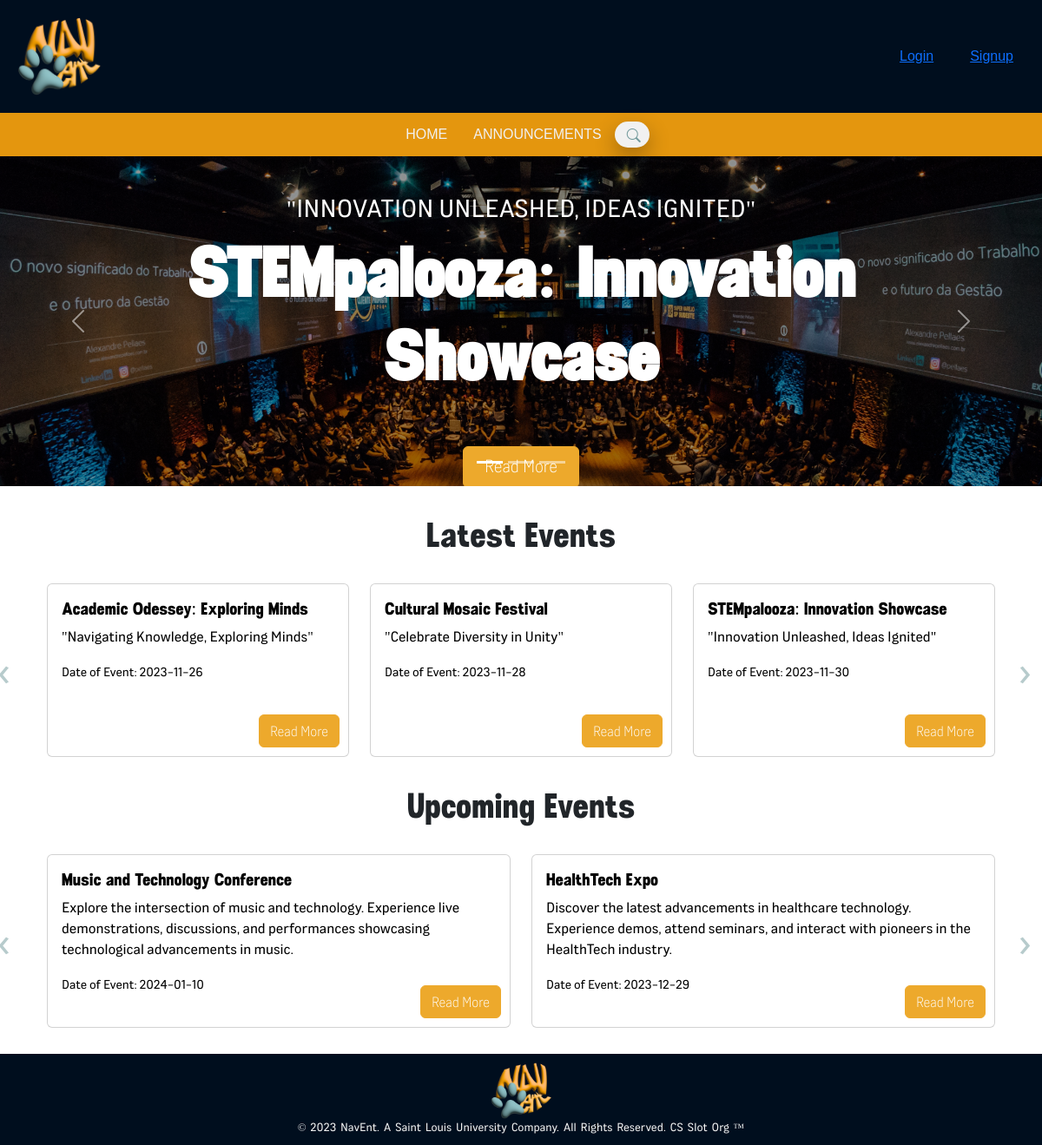
The page / on the database its author committed.
### tables this page shows
CREATE TABLE `events` (
  `Event_ID` int(11) NOT NULL,
  `Event_Name` varchar(255) NOT NULL,
  `Event_Tagline` varchar(255) NOT NULL,
  `Event_Description` text NOT NULL,
  `Event_StartDate` date NOT NULL,
  `Event_EndDate` date NOT NULL,
  `Event_Type` varchar(255) NOT NULL,
  `isOpen` tinyint(4) NOT NULL DEFAULT 0,
  `isPublic` tinyint(4) NOT NULL DEFAULT 0,
  `isLive` tinyint(4) DEFAULT NULL,
  `Participants` int(11) DEFAULT 0,
  `Event_Pic` blob DEFAULT NULL,
  `Event_PicFilePath` varchar(255) DEFAULT NULL,
  `Evaluation_Link` text DEFAULT NULL,
  PRIMARY KEY (`Event_ID`)
);

### client/home.php (the view, shortened to what this page needs)
<!doctype html>
<html lang="en">
  <head>
    <link href="https://cdn.jsdelivr.net/npm/bootstrap@5.3.2/dist/css/bootstrap.min.css" rel="stylesheet">
    <link rel="stylesheet" href="https://cdn.jsdelivr.net/npm/bootstrap-icons@1.11.2/font/bootstrap-icons.min.css">
    <link rel="stylesheet" href="client/style/home.css">
</head>
  <body>
    <header>
        <div class="d-flex align-items-center justify-content-between">
            <div class="logo">
                <img src="res/imgs/navi-event-logo(3d).png" alt="Logo">
            </div>
            <div class="d-grid gap-2 d-md-flex justify-content-md-end">
                <button class="btn me-md-2 text-light h-btn" type="button"><a href="client/user_login.php">Login</a></button>
                <button class="btn text-light h-btn" type="button"><a href="client/user_signup.php">Signup</a></button>
              </div>
        </div>
    </header>
    <nav>
        <div class="nav-links">
            <a href="index.php">HOME</a>
            <a href="client/announcement.html">ANNOUNCEMENTS</a>
        </div>
        <div class="box">
            <input type="text" placeholder="Search...">
            <a href="">
                <i class="bi bi-search search-icon"></i>
            </a>
    </nav>
    <?php
    require("php/dbconnection.php");
    $public = 1;
    $open = 1;
    $live = 1;
    $st = $conn -> prepare("SELECT * FROM EVENTS WHERE isPublic=? and isOpen=? and isLive=?");
    $st-> bind_param('iii', $public, $open, $live);
    $st-> execute();
    $result= $st->get_result();
    if ($result->num_rows !=0){
    $events = $result->fetch_all(MYSQLI_ASSOC);
    }
 ?>
    <div id="featured-events" class="carousel slide" data-bs-ride="carousel">
        <div class="carousel-indicators">
            <button type="button" data-bs-target="#featured-events" data-bs-slide-to="0" class="active" aria-current="true" aria-label="Slide 1"></button>
            <button type="button" data-bs-target="#featured-events" data-bs-slide-to="1" aria-label="Slide 2"></button>
            <button type="button" data-bs-target="#featured-events" data-bs-slide-to="2" aria-label="Slide 3"></button>
          </div>
        <div class="carousel-inner">
          <div class="carousel-item active ev">
            <?php
            $event = array_shift($events);
            ?>
            <img src="res/imgs/event1.jpeg" class="d-block w-100 e-img" alt="event1">
            <div class="carousel-caption top-0 mt-4 d-none d-md-block">
                <h2 class="mt-5c fs-3 text-uppercase"><?php echo $event['Event_Tagline']; ?></h2>
                <h1 class="display-1 fw-bolder text-capitalize"><?php echo $event['Event_Name']; ?></h1>
                <form action="client/event_details.php" method="POST">
                <button type="submit" class="btn btn-primary px-4 py-2 fs-5 mt-5" name="readMore">Read More</button>
                </form>
              </div>
        </div>
        </div>
        <button class="carousel-control-prev" type="button" data-bs-target="#featured-events" data-bs-slide="prev">
          <span class="carousel-control-prev-icon" aria-hidden="true"></span>
        </button>
        <button class="carousel-control-next" type="button" data-bs-target="#featured-events" data-bs-slide="next">
          <span class="carousel-control-next-icon" aria-hidden="true"></span>
        </button>
      </div>
      <div class="container events-container">
    <section id="packages" class="pt-3 pb-3">
        <h1 class="text-center my-3">Latest Events</h1>
    </section>
    <div id="latestEventsSlider" class="carousel slide" data-bs-ride="false">
    <div class="carousel-inner">
        <?php
        require("php/dbconnection.php");
        $st = $conn->prepare("SELECT * FROM events ORDER BY Event_StartDate");
        $st->execute();
        $result = $st->get_result();
        $eventCount = 0;
        $eventsPerSlide = 3;
        while ($row = $result->fetch_assoc()) {
            if ($eventCount % $eventsPerSlide === 0) {
                $active = ($eventCount === 0) ? 'active' : '';
                echo '<div class="carousel-item ' . $active . '"><div class="container"><div class="row">';
            }
            ?>
            <div class="col-lg">
                <div class="card latest-event w-100">
                    <div class="card-img-overlay">
                        <h5 class="card-title text-black"><?php echo $row['Event_Name']; ?></h5>
                        <p class="card-text text-black"><?php echo $row['Event_Tagline']; ?></p>
                        <p class="card-text"><small class="text-black">Date of Event: <?php echo $row['Event_StartDate']; ?></small></p>
                        <button class="btn btn-primary">Read More</button>
                    </div>
                </div>
            </div>
            <?php
            $eventCount++;
            if ($eventCount % $eventsPerSlide === 0 || $eventCount === $result->num_rows) {
                echo '</div></div></div>';
            }
        }
        ?>
    </div>
    <button class="carousel-control-prev" type="button" data-bs-target="#latestEventsSlider" data-bs-slide="prev">
        <span class="carousel-control-prev-icon" aria-hidden="true"></span>
    </button>
    <button class="carousel-control-next" type="button" data-bs-target="#latestEventsSlider" data-bs-slide="next">
        <span class="carousel-control-next-icon" aria-hidden="true"></span>
    </button>
</div>
    <section id="packages" class="pt-3 pb-3">
        <h1 class="text-center my-3">Upcoming Events</h1>
    </section>
    <div id="upcomingEventsSlider" class="carousel slide" data-bs-ride="false">
    <div class="carousel-inner">
        <?php
        require("php/dbconnection.php");
        $public = 1;
        $open = 1;
        $st = $conn->prepare("SELECT * FROM events WHERE isPublic=? AND isOpen=? ORDER BY Event_StartDate DESC");
        $st->bind_param('ii', $public, $open);
        $st->execute();
        $result = $st->get_result();
        $eventCount = 0;
        while ($row = $result->fetch_assoc()) {
            if ($eventCount % 2 === 0) {
                $active = ($eventCount === 0) ? 'active' : '';
                echo '<div class="carousel-item ' . $active . '">';
                echo '<div class="container"><div class="row">';
            }
            ?>
            <div class="col-lg-6">
                <div class="card upcoming-event w-100">
                    <div class="card-img-overlay">
                        <h5 class="card-title text-black"><?php echo $row['Event_Name']; ?></h5>
                        <p class="card-text text-black"><?php echo $row['Event_Description']; ?></p>
                        <p class="card-text text-black"><small>Date of Event: <?php echo $row['Event_StartDate']; ?></small></p>
                        <button class="btn btn-primary">Read More</button>
                    </div>
                </div>
            </div>
            <?php
            $eventCount++;
            if ($eventCount % 2 === 0 || $eventCount === $result->num_rows) {
                echo '</div></div></div>';
            }
        }
        ?>
    </div>
    <button class="carousel-control-prev" type="button" data-bs-target="#upcomingEventsSlider" data-bs-slide="prev">
        <span class="carousel-control-prev-icon" aria-hidden="true"></span>
    </button>
    <button class="carousel-control-next" type="button" data-bs-target="#upcomingEventsSlider" data-bs-slide="next">
        <span class="carousel-control-next-icon" aria-hidden="true"></span>
    </button>
</div>
      </div>
      <footer>
        <div class="footer-bottom">
            <div class="logo">
                <img src="res/imgs/navi-event-logo(3d).png" alt="Logo" class="footer-logo">
            </div>
            <p>© 2023 NavEnt. A Saint Louis University Company. All Rights Reserved. CS Slot Org ™</p>
        </div>
    </footer>
  </body>
</html>

### index.php (shortened to what this page needs)
<?php
if (isset($_SESSION["username"])) {
   include("client/logged_home.php");
} else {
   include("client/home.php");
}
?>

### client/style/home.css (style rules this page uses)
header { background-color: #000e1e; color: #F1F1F1; padding: 20px; text-decoration: none; color: white; }
.logo img { max-height: 90px; margin: 0; padding: 0; }
.h-btn { font-family: 'Curiosa ExtraLight', sans-serif; }
nav { display: flex; justify-content: center; align-items: center; background-color: #E4960E; padding: 10px 20px; }
.nav-links { font-size: medium; display: flex; list-style: none; margin: 0; padding: 0; }
.nav-links a { color: #F1F1F1; text-decoration: none; margin: 0 15px; font-family: 'Curiosa ExtraBold', sans-serif; position: relative; display: flex; align-items: center; justify-content: center; }
.nav-links a::before { content: ''; position: absolute; bottom: 0; left: 0; width: 0; height: 2px; background-color: #71999B; transition: width 0.5s; }
.box { height: 30px; display: flex; cursor: pointer; padding: 10px 10px; background: #F1F1F1; border-radius: 30px; align-items: center; box-shadow: 0 10px 25px rgba(0, 0, 0, 0.3); }
.box input { font-family: 'Curiosa ExtraLight', sans-serif; width: 0; outline: none; border: none; font-weight: 500; transition: 0.8s; background: transparent; }
.search-icon { color: #71999B; }
h1, h5 { font-family: 'Demine', 'San Serif'; }
h2, p { font-family: 'CAZentrum Regular', 'San Serif'; }
.latest-event, .upcoming-event { position: relative; width: 300px; height: 200px; }
.latest-event .card-img-overlay, .upcoming-event .card-img-overlay { position: absolute; top: 0; left: 0; padding: 1rem; color: white; }
.latest-event .btn, .upcoming-event .btn { position: absolute; bottom: 10px; right: 10px; background-color: #EDA92C; border-color: #EDA92C; font-family: 'CAZentrum Condensed Light', 'San Serif'; }
#latestEventsSlider .carousel-control-prev, #latestEventsSlider .carousel-control-next, #upcomingEventsSlider .carousel-control-prev, #upcomingEventsSlider .carousel-control-next { position: absolute; top: 50%; transform: translateY(-50%); width: 30px; height: 30px; font-size: 3rem; background-color: transparent; border: none; }
#latestEventsSlider .carousel-control-prev::before, #upcomingEventsSlider .carousel-control-prev::before { content: '\2039'; font-size: 3rem; color: #71999B; }
#latestEventsSlider .carousel-control-next::before, #upcomingEventsSlider .carousel-control-next::before { content: '\203A'; font-size: 3rem; color: #71999B; }
#latestEventsSlider .carousel-control-prev, #upcomingEventsSlider .carousel-control-prev { left: -45px; }
#latestEventsSlider .carousel-control-next, #upcomingEventsSlider .carousel-control-next { right: -45px; }
.latest-event .card-title, .latest-event .card-text, .latest-event small { color: white; }
.ev { height: 380px; }
.e-img { height: 100%; object-fit: cover; filter: brightness(0.6); }
.carousel-inner .btn { background-color: #EDA92C; border-color: #EDA92C; font-family: 'CAZentrum Condensed Light', 'San Serif'; }
.events-container { margin-bottom: 30px; width: 100%; }
footer { position: relative; width: 100%; color: #F1F1F1; font-family: 'CAZentrum Condensed Light', sans-serif; font-size: 13px; text-align: center; word-spacing: 2px; }
.footer-bottom { background: #000e1e; padding: 10px 0; display: flex; flex-direction: column; align-items: center; justify-content: center; }
.footer-logo { max-width: 70px; height: auto; margin-bottom: 20px; }
footer p { margin: 0; }

### rows shown on the page
events: Event_Tagline "\"INNOVATION UNLEASHED, IDEAS IGNITED\"", Event_Name "STEMpalooza: Innovation Showcase", Event_Tagline "\"Innovation Unleashed, Ideas Ignited\"", Event_StartDate "2023-11-30"
events: Event_Name "Academic Odessey: Exploring Minds", Event_Tagline "\"Navigating Knowledge, Exploring Minds\"", Event_StartDate "2023-11-26"
events: Event_Name "Cultural Mosaic Festival", Event_Tagline "\"Celebrate Diversity in Unity\"", Event_StartDate "2023-11-28"
events: Event_Name "Music and Technology Conference", Event_Description "Explore the intersection of music and technology. Experience live demonstrations, discussions, and performances showcasing technological advancements in music.", Event_StartDate "2024-01-10"
events: Event_Name "HealthTech Expo", Event_Description "Discover the latest advancements in healthcare technology. Experience demos, attend seminars, and interact with pioneers in the HealthTech industry.", Event_StartDate "2023-12-29"
